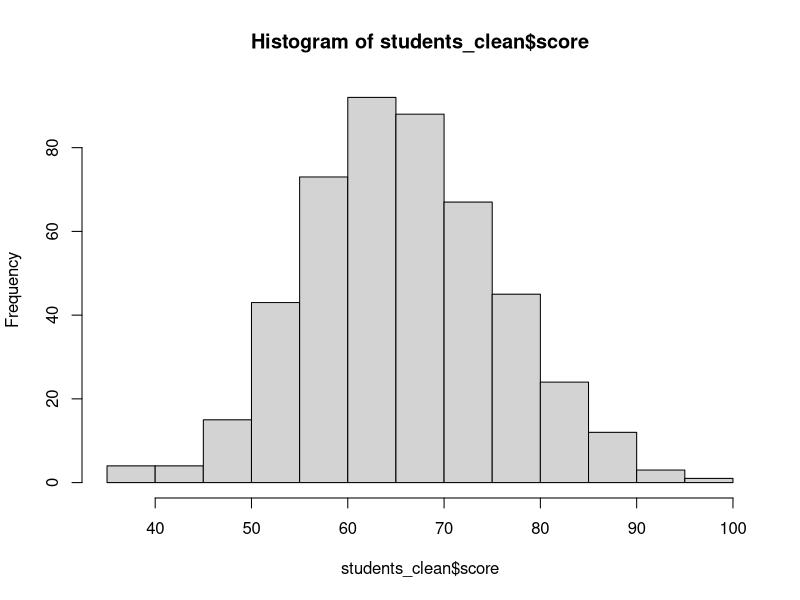
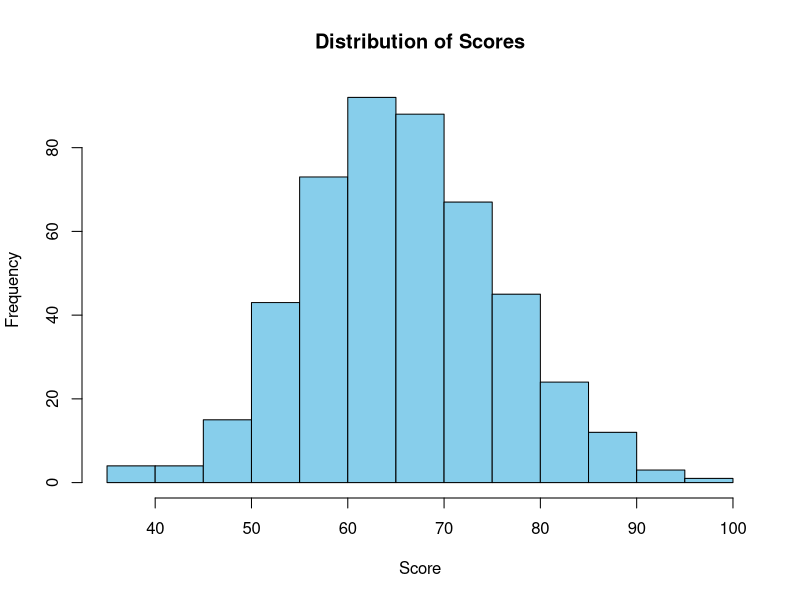
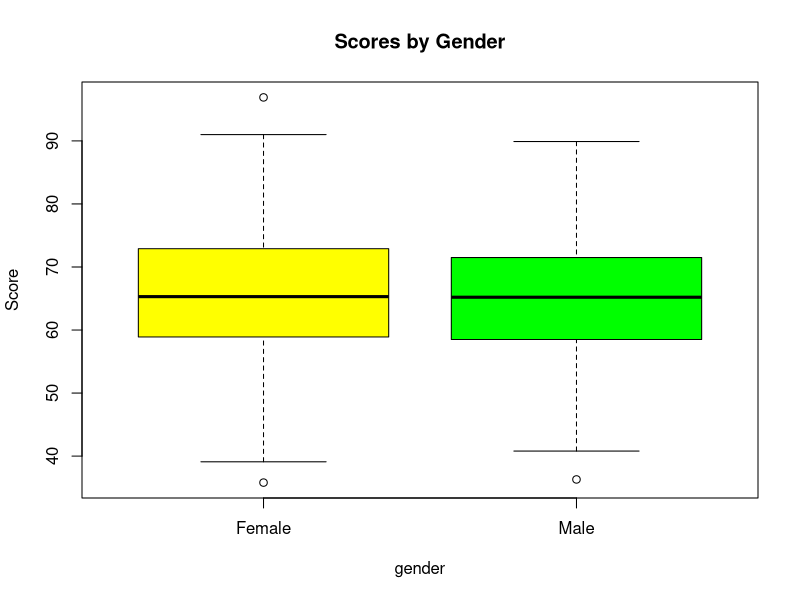
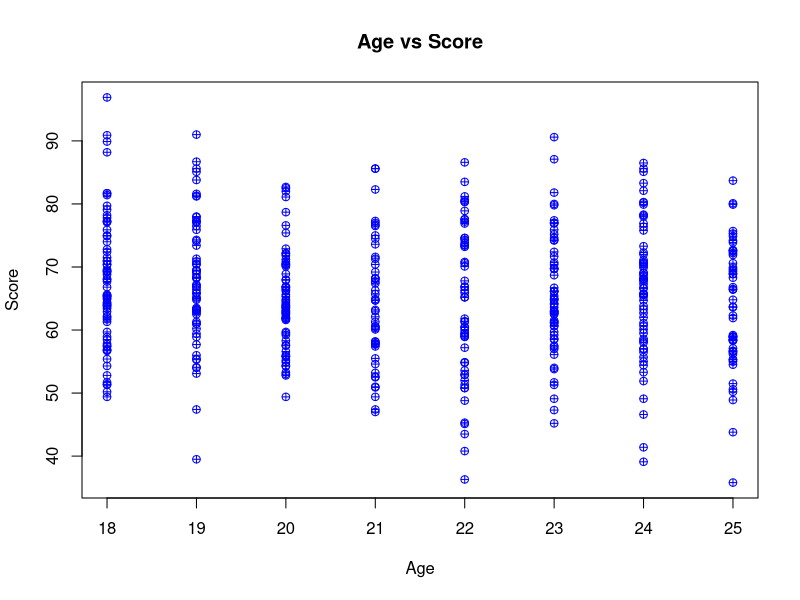
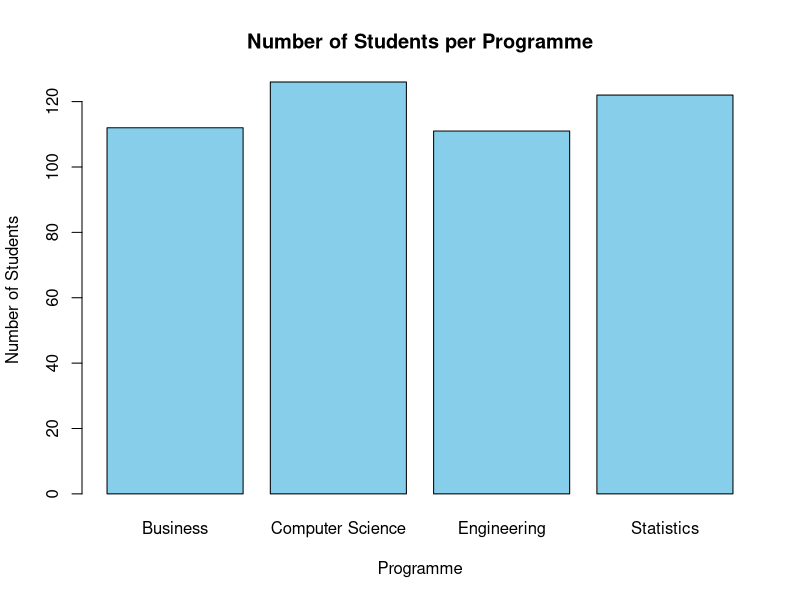
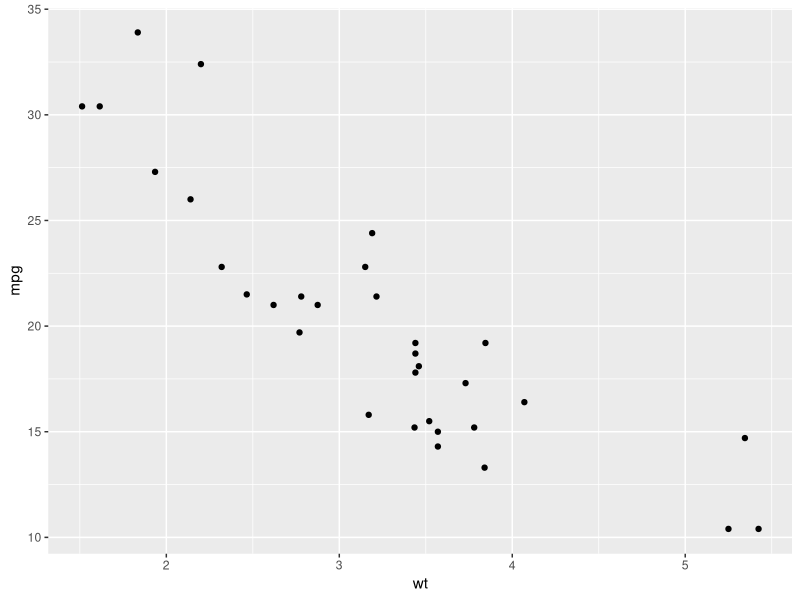
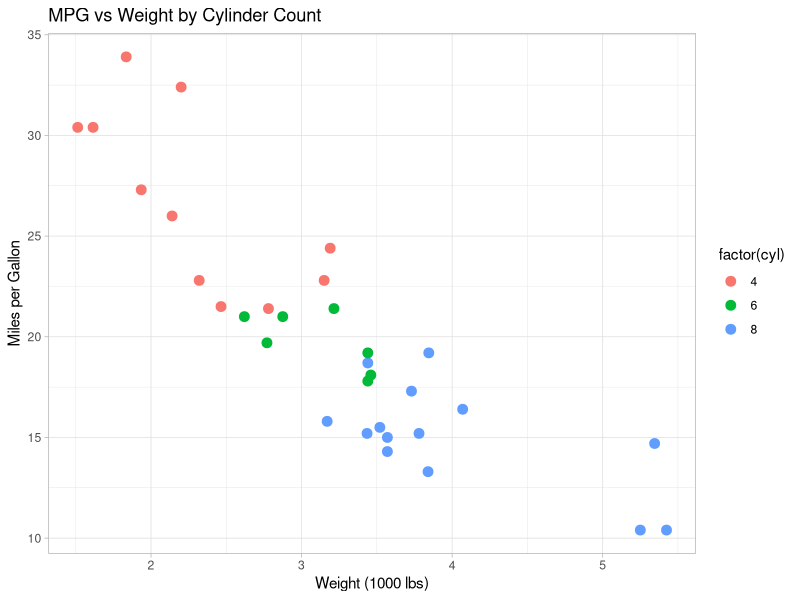
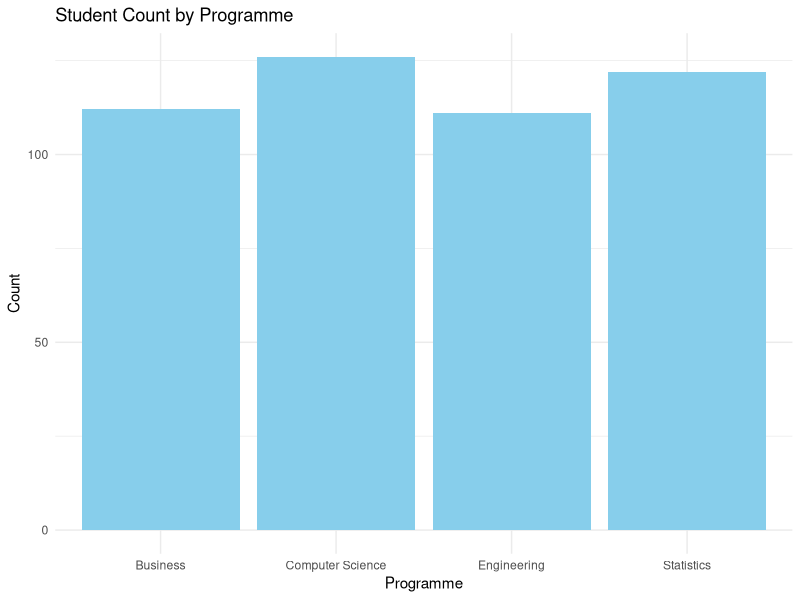

Reproduce these figures in R, in order.
library(tidyverse)

students <- read.csv("Datasets/sample_unclean_students.csv")
students2 <- read.csv("Datasets/sample_students.csv")

str(students)

students_clean <- na.omit(students)

students_clean <- students_clean %>%
  rename(
    FirstName = first.name,
    LastName = last.name,
    Year = year_of_study,
    Programme = programme
  )

# 3rd years from Dar es Salaam, over 20
students_filtered <- students_clean %>%
  filter(Year == "3rd", city == "Dar es Salaam", age > 20)

students_clean_with_fav_columns <- select(students_clean, gender:city)

students_clean$gender <- as.factor(students_clean$gender)

summary_table <- students_clean %>%
  group_by(Programme, gender) %>%
  summarise(
    Count = n(),
    Avg_Score = mean(score, na.rm = TRUE)
  )

print(summary_table)

hist(students_clean$score)

hist(students_clean$score, main="Distribution of Scores", xlab="Score", col="skyblue")


boxplot(score ~ gender, data=students_clean,
        col=c("yellow", "green"),
        main="Scores by Gender",
        ylab="Score")



plot(students_clean$age, students_clean$score,
     main="Age vs Score",
     xlab="Age",
     ylab="Score",
     pch=10,
     col="blue")



programme_counts <- table(students_clean$Programme)
barplot(programme_counts, main = "Number of Students per Programme", col = "skyblue", xlab = "Programme",  ylab = "Number of Students")

data("mtcars")

ggplot(mtcars, aes(x = wt, y = mpg))+
  geom_point()


ggplot(mtcars, aes(x = wt, y = mpg, color = factor(cyl))) +
  geom_point(size = 3) +
  labs(title = "MPG vs Weight by Cylinder Count", x = "Weight (1000 lbs)", y = "Miles per Gallon") +
  theme_light()


ggplot(students_clean, aes(x = Programme)) +
  geom_bar(fill = "skyblue") +
  labs(title = "Student Count by Programme", x = "Programme", y = "Count") +
  theme_minimal()



ggplot(students_clean, aes(x = Programme, fill = gender)) +
  geom_bar(position = "dodge") +
  labs(title = "Gender Proportion by Programme", y = "Proportion")


ggplot(students_clean, aes(x = age, y = score, color = Programme)) +
  geom_point(alpha = 0.6) +
  labs(title = "Score vs Age by Programme", x = "Age", y = "Score") +
  theme_minimal()


ggplot(students_clean, aes(x = age, y = score)) +  geom_point(alpha = 0.5, color = "purple") +
  facet_wrap(~ gender) +
  labs(title = "Score vs Age Faceted by Gender") +  theme_minimal()


model1 <-lm(Score ~ Age,data=students2)
summary(model1)

plot(students2$Age, students2$Score,main="Age vs Score with Regression Line",
     xlab="Age",ylab="Score",pch=19)

abline(model1, col="red", lwd=2)
